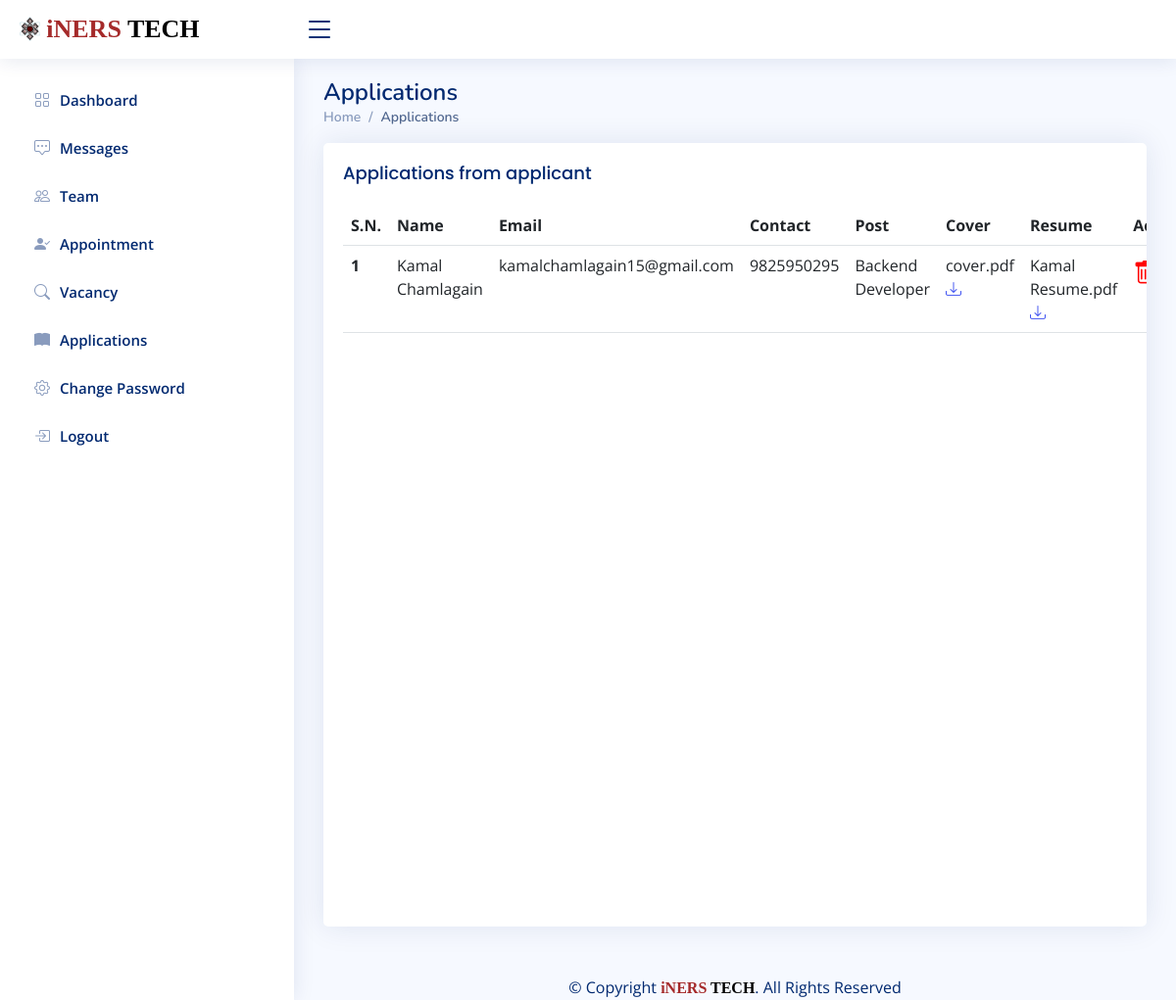
/admin/pages/application.php (signed in), run on an earlier commit of the app's database.
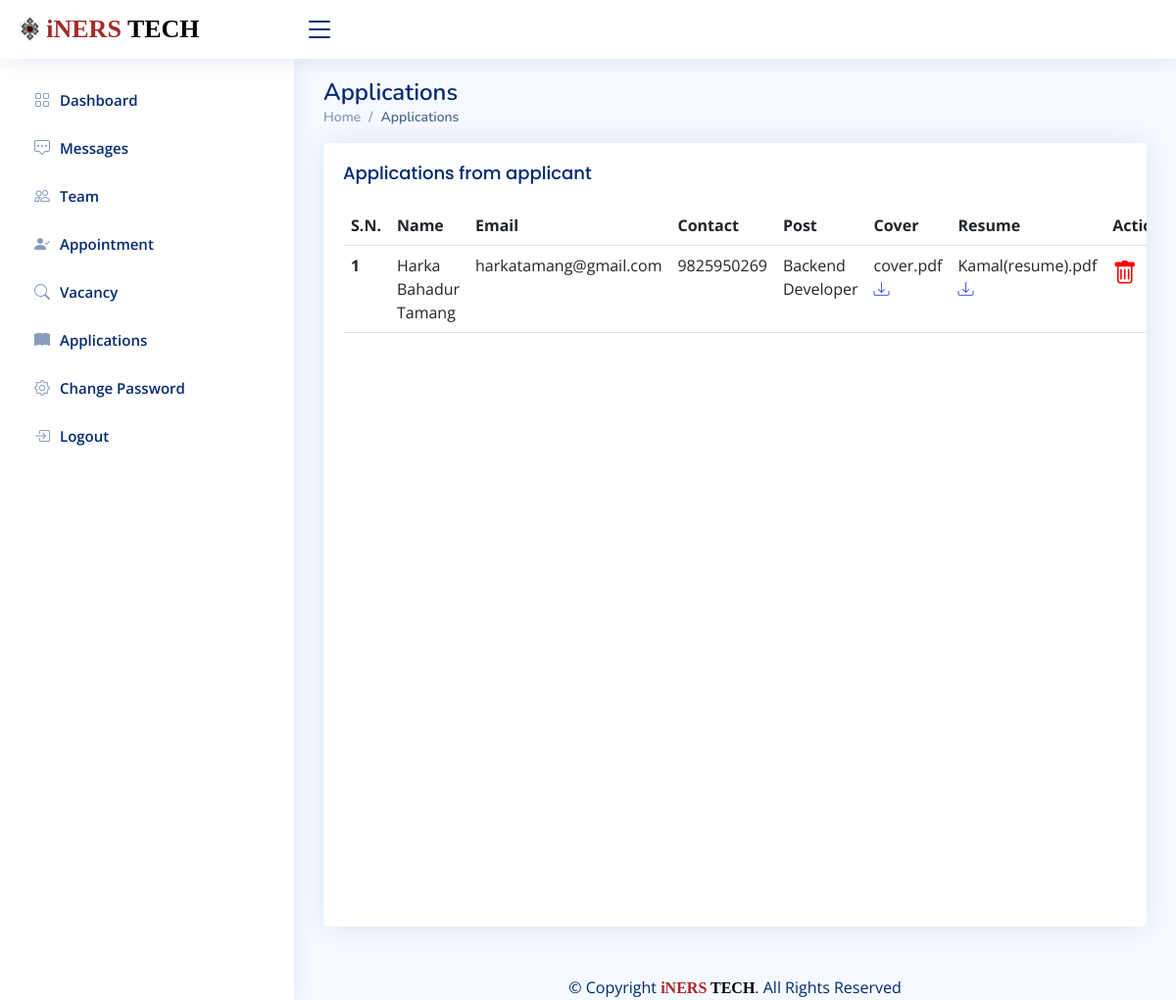
And on a later commit of the database.
### tables this page shows
CREATE TABLE `application` (
  `id` int(11) NOT NULL,
  `name` varchar(100) NOT NULL,
  `email` varchar(100) NOT NULL,
  `contact` bigint(20) NOT NULL,
  `post` varchar(100) NOT NULL,
  `cover` blob NOT NULL,
  `resume` blob NOT NULL
);

### admin/pages/application.php (the view, shortened to what this page needs)
<?php
if (isset($_SESSION['valid'])) {
include '../includes/header.php';
include '../includes/connection.php';
?>
<main id="main" class="main">
  <div class="pagetitle">
    <h1>Applications</h1>
    <nav>
      <ol class="breadcrumb">
        <li class="breadcrumb-item"><a href="dashboard.php">Home</a></li>
        <li class="breadcrumb-item active">Applications</li>
      </ol>
    </nav>
  </div>
  <section class="section">
    <div class="row">
      <div class="col">
        <div class="card vh-100">
          <div class="card-body">
            <h5 class="card-title">Applications from applicant</h5>
            <?php
            $sql = mysqli_query($connection, "SELECT * FROM application");
            $no = mysqli_num_rows($sql);
            if ($no >= 1) {
            ?>
              <table class="table">
                <thead>
                  <tr>
                    <th scope="col">S.N.</th>
                    <th scope="col">Name</th>
                    <th scope="col">Email</th>
                    <th scope="col">Contact</th>
                    <th scope="col">Post</th>
                    <th scope="col">Cover</th>
                    <th scope="col">Resume</th>
                    <th scope="col">Action</th>
                  </tr>
                </thead>
                <tbody>
                  <?php
                  $i = 1;
                  while ($row = mysqli_fetch_assoc($sql)) {
                  ?>
                    <tr>
                      <th scope="row"><?php echo $i; ?></th>
                      <td><?php echo $row['name']; ?></td>
                      <td><?php echo $row['email']; ?></td>
                      <td><?php echo $row['contact']; ?></td>
                      <td><?php echo $row['post']; ?></td>
                      <td><?php echo $row['cover']; ?><a href="../../assets/files/cover/<?php echo $row['cover']; ?>" download ><i class="bi bi-download"></a></i></td>
                      <td><?php echo $row['resume']; ?><a href="../../assets/files/resume/<?php echo $row['resume']; ?>" download><i class="bi bi-download"></a></i></td>
                      <td>
                        <a href="action/delete_application.php?id=<?php echo $row['id'] ?>" onclick="return confirm('Are you sure you want to remove this application?')"><i style='font-size:25px;color:red' class="bi bi-trash"></i></a>
                      </td>
                    </tr>
                  <?php $i++;
                  } ?>
                </tbody>
              </table>
            <?php } else { ?>
              <h2>No Applications Found</h2>
            <?php } ?>
          </div>
        </div>
      </div>
    </div>
  </section>
</main>
<?php
include '../includes/footer.php';
}
?>

### admin/includes/header.php (shortened to what this page needs)
<!DOCTYPE html>
<html lang="en">
<head>
  <link href="../assets/vendor/bootstrap/css/bootstrap.min.css" rel="stylesheet">
  <link href="../assets/vendor/bootstrap-icons/bootstrap-icons.css" rel="stylesheet">
  <link href="../assets/vendor/boxicons/css/boxicons.min.css" rel="stylesheet">
  <link href="../assets/vendor/quill/quill.snow.css" rel="stylesheet">
  <link href="../assets/vendor/quill/quill.bubble.css" rel="stylesheet">
  <link href="../assets/vendor/remixicon/remixicon.css" rel="stylesheet">
  <link href="../assets/vendor/simple-datatables/style.css" rel="stylesheet">
  <link href="../assets/css/login.css" rel="stylesheet">
  <link href="../assets/css/adminstyle.css" rel="stylesheet">
</head>
<body>
 <header id="header" class="header fixed-top d-flex align-items-center">
 <div class="d-flex align-items-center justify-content-between">
     <a href="dashboard.php" class="logo d-flex align-items-center">
         <img src="../assets/images/logo/nav_icon.png" alt="company logo">
         <span class="d-none d-lg-block" style="font-family: 'Lucida Handwriting'; color:brown;">iNERS <span style="font-family: 'Lucida Handwriting'; color:black;">TECH</span></span>
     </a>
     <i class="bi bi-list toggle-sidebar-btn"></i>
 </div>
</header>
<aside id="sidebar" class="sidebar">
 <ul class="sidebar-nav" id="sidebar-nav">
     <li class="nav-item">
         <a class="nav-link collapsed" href="dashboard.php">
             <i class="bi bi-grid"></i>
             <span>Dashboard</span>
         </a>
     </li>
     <li class="nav-item">
         <a class="nav-link collapsed" href="message.php">
             <i class="bi bi-chat-square-dots"></i>
             <span>Messages</span>
         </a>
     </li>
     <li class="nav-item">
         <a class="nav-link collapsed" href="team.php">
             <i class="bi bi-people"></i>
             <span>Team</span>
         </a>
     </li>
     <li class="nav-item">
         <a class="nav-link collapsed" href="appointment.php">
         <i class="bi bi-person-check-fill"></i>
             <span>Appointment</span>
         </a>
     </li>
     <li class="nav-item">
         <a class="nav-link collapsed" href="vacancy.php">
         <i class="bi bi-search"></i>
             <span>Vacancy</span>
         </a>
     </li>
     <li class="nav-item">
         <a class="nav-link collapsed" href="application.php">
         <i class="bi bi-book-fill"></i>
             <span>Applications</span>
         </a>
     </li>
     <li class="nav-item">
         <a class="nav-link collapsed" href="c_password.php">
             <i class="bi bi-gear"></i>
             <span>Change Password</span>
         </a>
     </li>
     <li class="nav-item">
         <a class="nav-link collapsed" href="logout.php">
             <i class="bi bi-box-arrow-in-right"></i>
             <span>Logout</span>
         </a>
     </li>
 </ul>
</aside>

### admin/includes/footer.php (shortened to what this page needs)
<footer id="footer" class="footer">
    <div class="copyright">
        &copy; Copyright <strong><span style="font-family:'Lucida Handwriting';"><span style="color:brown;">iNERS </span><span style="color:black;">TECH</span></span></strong>. All
        Rights Reserved
    </div>
</footer>
</body>
</html>

### admin/assets/css/adminstyle.css (style rules this page uses)
:root { scroll-behavior: smooth; }
body { font-family: "Open Sans", sans-serif; background: #f6f9ff; color: #444444; }
a { color: #4154f1; text-decoration: none; }
h1, h2, h3, h4, h5, h6 { font-family: "Nunito", sans-serif; }
#main { margin-top: 60px; padding: 20px 30px; transition: all 0.3s; }
.pagetitle { margin-bottom: 10px; }
.pagetitle h1 { font-size: 24px; margin-bottom: 0; font-weight: 600; color: #012970; }
.card { margin-bottom: 30px; border: none; border-radius: 5px; box-shadow: 0px 0 30px rgba(1, 41, 112, 0.1); }
.card-title { padding: 20px 0 15px 0; font-size: 18px; font-weight: 500; color: #012970; font-family: "Poppins", sans-serif; }
.card-body { overflow-x: auto; padding: 0 20px 20px 20px; }
.breadcrumb { font-size: 14px; font-family: "Nunito", sans-serif; color: #899bbd; font-weight: 600; }
.breadcrumb a { color: #899bbd; transition: 0.3s; }
.breadcrumb .breadcrumb-item::before { color: #899bbd; }
.breadcrumb .active { color: #51678f; font-weight: 600; }
.logo { line-height: 1; }
@media (min-width: 1200px) { .logo { width: 280px; } }
.logo img { max-height: 26px; margin-right: 6px; }
.logo span { font-size: 26px; font-weight: 700; color: #012970; font-family: "Nunito", sans-serif; }
.header { transition: all 0.5s; z-index: 997; height: 60px; box-shadow: 0px 2px 20px rgba(1, 41, 112, 0.1); background-color: #fff; padding-left: 20px; }
.header .toggle-sidebar-btn { font-size: 32px; padding-left: 10px; cursor: pointer; color: #012970; }
.sidebar { position: fixed; top: 60px; left: 0; bottom: 0; width: 300px; z-index: 996; transition: all 0.3s; padding: 20px; overflow-y: auto; scrollbar-width: thin; scrollbar-color: #aab7cf transparent; box-shadow: 0px 0px 20px rgba(1, 41, 112, 0.1); background-color: #fff; }
@media (min-width: 1200px) { #main, #footer { margin-left: 300px; } }
.sidebar-nav { padding: 0; margin: 0; list-style: none; }
.sidebar-nav li { padding: 0; margin: 0; list-style: none; }
.sidebar-nav .nav-item { margin-bottom: 5px; }
.sidebar-nav .nav-link { display: flex; align-items: center; font-size: 15px; font-weight: 600; color: #4154f1; transition: 0.3; background: #f6f9ff; padding: 10px 15px; border-radius: 4px; }
.sidebar-nav .nav-link i { font-size: 16px; margin-right: 10px; color: #4154f1; }
.sidebar-nav .nav-link.collapsed { color: #012970; background: #fff; }
.sidebar-nav .nav-link.collapsed i { color: #899bbd; }
.footer .copyright { text-align: center; color: #012970; }

What changed in the data, as far as the page shows it:
removed application: name "Kamal Chamlagain", email "kamalchamlagain15@gmail.com", contact "9825950295", post "Backend Developer", cover "cover.pdf", resume "Kamal Resume.pdf"
added application: name "Harka Bahadur Tamang", email "harkatamang@gmail.com", contact "9825950269", post "Backend Developer", cover "cover.pdf", resume "Kamal(resume).pdf"
